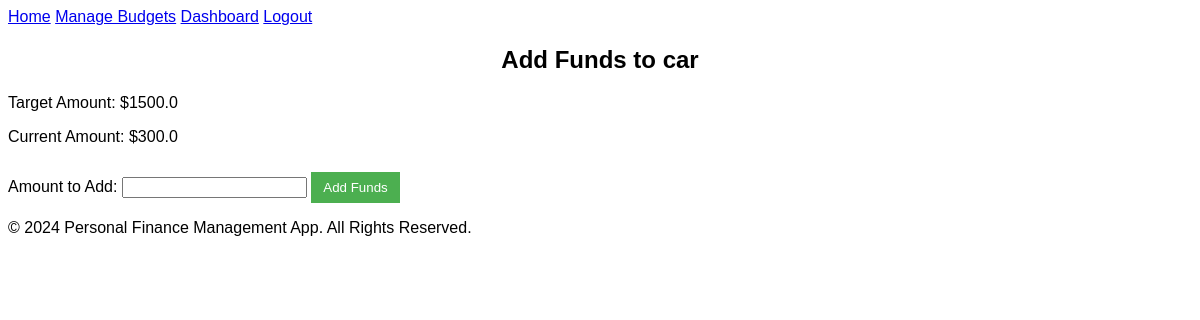
/goals/add_funds/1 (signed in), run on an earlier commit of the app's database.
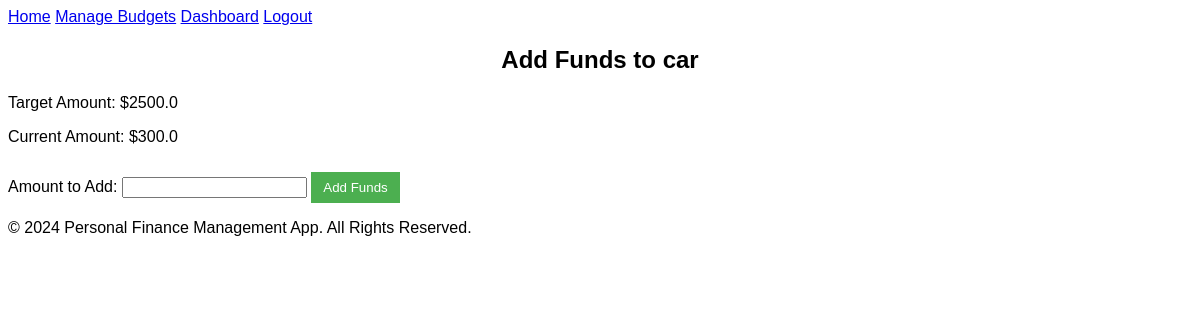
And on a later commit of the database.
### tables this page shows
CREATE TABLE Goals (
  id INTEGER PRIMARY KEY AUTOINCREMENT,
  user_id INTEGER NOT NULL,
  goal_name TEXT,
  target_amount REAL,
  current_amount REAL DEFAULT 0,
  FOREIGN KEY (user_id) REFERENCES Users(id)
);

### app.py (the view, shortened to what this page needs)
@app.route('/goals/add_funds/<int:goal_id>', methods=['GET','POST'])
def add_funds(goal_id):
  if 'user_id' not in session:
    return redirect(url_for('login'))
  conn = get_db_connection()
  cursor = conn.cursor()
  cursor.execute("SELECT * FROM Goals WHERE id = ? AND user_id = ?", (goal_id, session['user_id']))
  goal = cursor.fetchone()
  if not goal:
    conn.close()
    flash("Goal not found or access denied." , "danger")
    return redirect(url_for('view_goals'))
  conn.close()
  return render_template('add_funds.html', goal=goal)

### app.py (called while the page is built)
def get_db_connection():
  conn = sqlite3.connect('database.db')
  conn.row_factory = sqlite3.Row
  return conn

### templates/add_funds.html (shortened to what this page needs)
{% extends "base.html" %}
{% block content %}
  <h2>Add Funds to {{ goal['goal_name'] }}</h2>
  <p>Target Amount: ${{ goal['target_amount'] }}</p>
  <p>Current Amount: ${{ goal['current_amount'] }}</p>
  <form action="{{ url_for('add_funds', goal_id=goal['id']) }}" method="POST">
      <label for="amount">Amount to Add:</label>
      <input type="number" name="amount" id="amount" step="0.01" required>
      <button type="submit">Add Funds</button>
  </form>
{% endblock %}

What changed in the data, as far as the page shows it:
changed Goals "car": target_amount "1500.0" → "2500.0"
